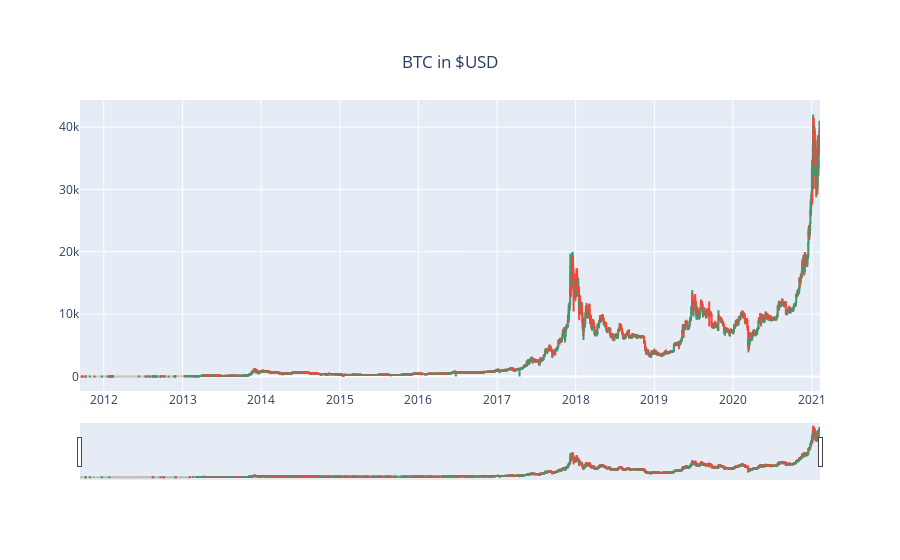

Notebook code for this chart:
### Code cell
import plotly.express as px
import plotly.graph_objects as go
import pandas as pd
#import requests
# import jsonquote = 'AAPL'

# days = 300def candlestick(quote,days):
#   r = requests.get(f’https://financialmodelingprep.com/api/v3/historical-price-full/{quote}?timeseries={days}')
#   r = r.json()

with open(f'data_raw/{asset_id_base}.json', 'r') as jj:
    r = json.load(jj)

stockdata = r
stockdata_df = pd.DataFrame(stockdata)

fig = go.Figure(data=[go.Candlestick(
    x=stockdata_df['time_period_start'],
    open=stockdata_df['price_open'],
    high=stockdata_df['price_high'],
    low=stockdata_df['price_low'],
    close=stockdata_df['price_close'])])

fig.update_layout(
    title={'text': f'{asset_id_base} in ${asset_id_quote}',
           'y': 0.9,
           'x': 0.5,
           'xanchor': 'center',
           'yanchor': 'top'},
)

fig.show()

### Figure 1 — Plotly figure (JSON) as saved in the notebook; plotly's stock layout.template omitted (floating-point values rounded to 4 significant figures; data arrays with more than 128 entries replaced by an {"elided": "..."} marker saying what was removed)
{"data": [{"close": {"elided": "3419 float values"}, "high": {"elided": "3419 float values"}, "low": {"elided": "3419 float values"}, "open": {"elided": "3419 float values"}, "type": "candlestick", "x": {"elided": "3419 str values"}}], "layout": {"title": {"text": "BTC in $USD", "x": 0.5, "xanchor": "center", "y": 0.9, "yanchor": "top"}}}
